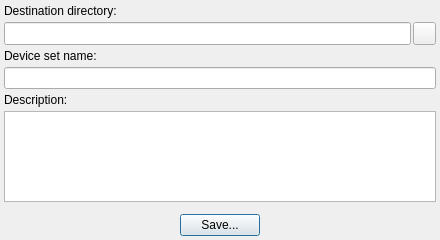
<?xml version="1.0" encoding="UTF-8"?>
<ui version="4.0">
 <class>ConfigFileSaverDialog</class>
 <widget class="QDialog" name="ConfigFileSaverDialog">
  <property name="geometry">
   <rect>
    <x>0</x>
    <y>0</y>
    <width>440</width>
    <height>240</height>
   </rect>
  </property>
  <property name="minimumSize">
   <size>
    <width>300</width>
    <height>240</height>
   </size>
  </property>
  <property name="maximumSize">
   <size>
    <width>600</width>
    <height>560</height>
   </size>
  </property>
  <property name="windowTitle">
   <string>Save device set configuration to file</string>
  </property>
  <layout class="QVBoxLayout" name="verticalLayout">
   <property name="spacing">
    <number>4</number>
   </property>
   <property name="margin">
    <number>4</number>
   </property>
   <item>
    <widget class="QLabel" name="label_DestinationDirectory">
     <property name="text">
      <string>Destination directory:</string>
     </property>
    </widget>
   </item>
   <item>
    <layout class="QHBoxLayout" name="horizontalLayout">
     <property name="spacing">
      <number>2</number>
     </property>
     <item>
      <widget class="QLineEdit" name="lineEdit_DestinationDirectory">
       <property name="sizePolicy">
        <sizepolicy hsizetype="Expanding" vsizetype="Preferred">
         <horstretch>0</horstretch>
         <verstretch>0</verstretch>
        </sizepolicy>
       </property>
       <property name="readOnly">
        <bool>true</bool>
       </property>
      </widget>
     </item>
     <item>
      <widget class="QPushButton" name="pushButton_OpenDestinationDirectory">
       <property name="sizePolicy">
        <sizepolicy hsizetype="Fixed" vsizetype="Fixed">
         <horstretch>0</horstretch>
         <verstretch>0</verstretch>
        </sizepolicy>
       </property>
       <property name="minimumSize">
        <size>
         <width>23</width>
         <height>23</height>
        </size>
       </property>
       <property name="maximumSize">
        <size>
         <width>23</width>
         <height>23</height>
        </size>
       </property>
       <property name="focusPolicy">
        <enum>Qt::NoFocus</enum>
       </property>
       <property name="text">
        <string/>
       </property>
       <property name="icon">
        <iconset resource="CommonWidgets.qrc">
         <normaloff>:/icons/Resources/icon_OpenFile.png</normaloff>:/icons/Resources/icon_OpenFile.png</iconset>
       </property>
       <property name="iconSize">
        <size>
         <width>16</width>
         <height>16</height>
        </size>
       </property>
      </widget>
     </item>
    </layout>
   </item>
   <item>
    <widget class="QLabel" name="label_DeviceSetName">
     <property name="text">
      <string>Device set name:</string>
     </property>
    </widget>
   </item>
   <item>
    <widget class="QLineEdit" name="lineEdit_DeviceSetName"/>
   </item>
   <item>
    <widget class="QLabel" name="label_Description">
     <property name="text">
      <string>Description:</string>
     </property>
    </widget>
   </item>
   <item>
    <widget class="QTextEdit" name="textEdit_Description">
     <property name="sizePolicy">
      <sizepolicy hsizetype="Expanding" vsizetype="Expanding">
       <horstretch>0</horstretch>
       <verstretch>0</verstretch>
      </sizepolicy>
     </property>
     <property name="minimumSize">
      <size>
       <width>0</width>
       <height>64</height>
      </size>
     </property>
     <property name="maximumSize">
      <size>
       <width>16777215</width>
       <height>16777215</height>
      </size>
     </property>
    </widget>
   </item>
   <item>
    <spacer name="verticalSpacer">
     <property name="orientation">
      <enum>Qt::Vertical</enum>
     </property>
     <property name="sizeType">
      <enum>QSizePolicy::Fixed</enum>
     </property>
     <property name="sizeHint" stdset="0">
      <size>
       <width>20</width>
       <height>8</height>
      </size>
     </property>
    </spacer>
   </item>
   <item>
    <layout class="QHBoxLayout" name="horizontalLayout_2">
     <item>
      <widget class="QPushButton" name="pushButton_Save">
       <property name="minimumSize">
        <size>
         <width>80</width>
         <height>0</height>
        </size>
       </property>
       <property name="maximumSize">
        <size>
         <width>80</width>
         <height>16777215</height>
        </size>
       </property>
       <property name="text">
        <string>Save...</string>
       </property>
      </widget>
     </item>
    </layout>
   </item>
  </layout>
 </widget>
 <resources>
  <include location="CommonWidgets.qrc"/>
 </resources>
 <connections/>
</ui>
